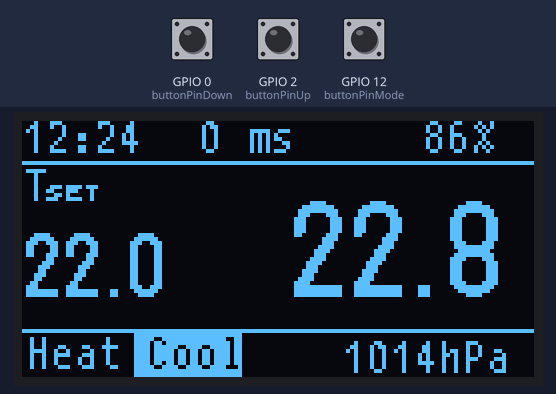
Recording of a sketch running on a simulated ESP32. On the bench: 128×64 one-colour display. Inputs (shaded band) come from the test bench; at power-on: GPIO 0 (buttonPinDown) HIGH, GPIO 2 (buttonPinUp) HIGH, GPIO 12 (buttonPinMode) HIGH.

Above: at 1.2 s.
1.3 s: GPIO 0 (buttonPinDown) pulled LOW for 0.15 s
At 3.0 s:
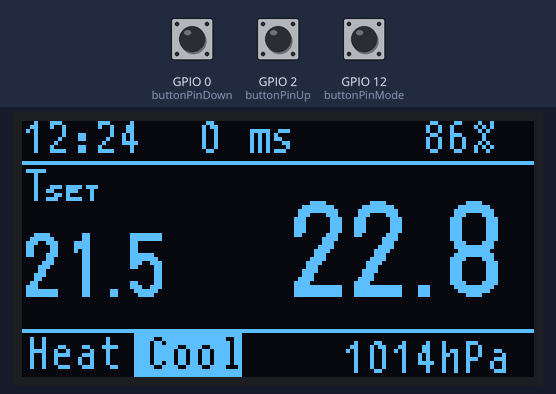
3.8 s: GPIO 2 (buttonPinUp) pulled LOW for 0.15 s
At 4.6 s:
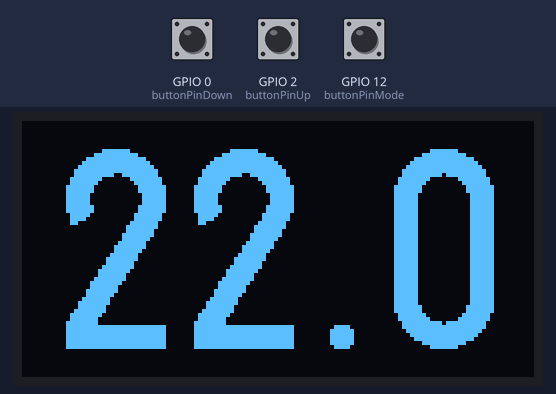
6.3 s: GPIO 12 (buttonPinMode) pulled LOW for 0.15 s
At 9.1 s:
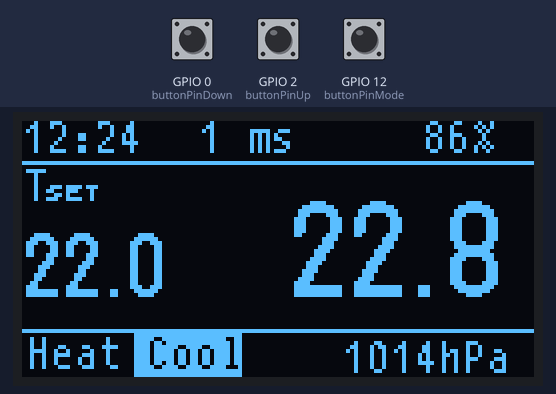
9.4 s: GPIO 2 (buttonPinUp) pulled LOW for 1 s
At 11.6 s:
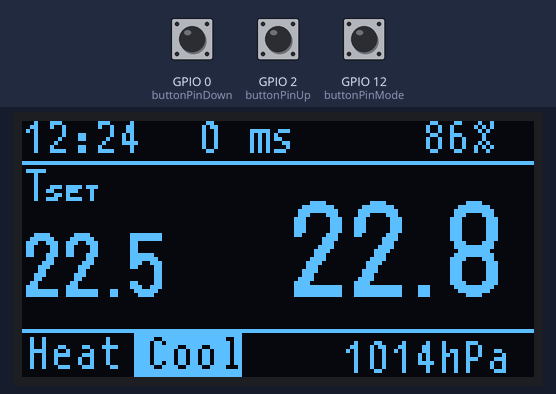
Timing chart, 0 to 13.1 s (numbered marks = the images above; inputs shaded):
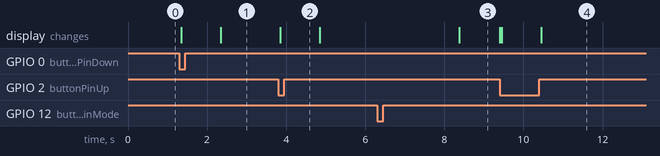

The sketch:

MP_SmartThermostat_v1_00.ino
```cpp
#include <Arduino.h>
#include <U8g2lib.h>

#include <Bounce2.h>


#ifdef U8X8_HAVE_HW_SPI
#include <SPI.h>
#endif
#ifdef U8X8_HAVE_HW_I2C
#include <Wire.h>
#endif

#define SDA 4
#define SCL 14

/*
  U8glib Example Overview:
    Frame Buffer Examples: clearBuffer/sendBuffer. Fast, but may not work with all Arduino boards because of RAM consumption
    Page Buffer Examples: firstPage/nextPage. Less RAM usage, should work with all Arduino boards.
    U8x8 Text Only Example: No RAM usage, direct communication with display controller. No graphics, 8x8 Text only.

  This is a page buffer example.
*/

// Please UNCOMMENT one of the contructor lines below
// U8g2 Contructor List (Picture Loop Page Buffer)
// The complete list is available here: https://github.com/olikraus/u8g2/wiki/u8g2setupcpp
// Please update the pin numbers according to your setup. Use U8X8_PIN_NONE if the reset pin is not connected
//U8G2_NULL u8g2(U8G2_R0);	// null device, a 8x8 pixel display which does nothing
//U8G2_SSD1306_128X64_NONAME_1_4W_SW_SPI u8g2(U8G2_R0, /* clock=*/ 13, /* data=*/ 11, /* cs=*/ 10, /* dc=*/ 9, /* reset=*/ 8);
//U8G2_SSD1306_128X64_NONAME_1_4W_HW_SPI u8g2(U8G2_R0, /* cs=*/ 12, /* dc=*/ 4, /* reset=*/ 6);	// Arduboy (Production, Kickstarter Edition)
//U8G2_SSD1306_128X64_NONAME_1_4W_HW_SPI u8g2(U8G2_R0, /* cs=*/ 10, /* dc=*/ 9, /* reset=*/ 8);
//U8G2_SSD1306_128X64_NONAME_1_3W_SW_SPI u8g2(U8G2_R0, /* clock=*/ 13, /* data=*/ 11, /* cs=*/ 10, /* reset=*/ 8);
//U8G2_SSD1306_128X64_NONAME_1_HW_I2C u8g2(U8G2_R0, /* reset=*/ U8X8_PIN_NONE);
//U8G2_SSD1306_128X64_ALT0_1_HW_I2C u8g2(U8G2_R0, /* reset=*/ U8X8_PIN_NONE);   // same as the NONAME variant, but may solve the "every 2nd line skipped" problem
//U8G2_SSD1306_128X64_NONAME_1_SW_I2C u8g2(U8G2_R0, /* clock=*/ 13, /* data=*/ 11, /* reset=*/ 8);
//U8G2_SSD1306_128X64_NONAME_1_SW_I2C u8g2(U8G2_R0, /* clock=*/ SCL, /* data=*/ SDA, /* reset=*/ U8X8_PIN_NONE);   // All Boards without Reset of the Display
//U8G2_SSD1306_128X64_NONAME_1_SW_I2C u8g2(U8G2_R0, /* clock=*/ 16, /* data=*/ 17, /* reset=*/ U8X8_PIN_NONE);   // ESP32 Thing, pure SW emulated I2C
//U8G2_SSD1306_128X64_NONAME_1_HW_I2C u8g2(U8G2_R0, /* reset=*/ U8X8_PIN_NONE, /* clock=*/ 16, /* data=*/ 17);   // ESP32 Thing, HW I2C with pin remapping
//U8G2_SSD1306_128X64_NONAME_1_6800 u8g2(U8G2_R0, 13, 11, 2, 3, 4, 5, 6, A4, /*enable=*/ 7, /*cs=*/ 10, /*dc=*/ 9, /*reset=*/ 8);
//U8G2_SSD1306_128X64_NONAME_1_8080 u8g2(U8G2_R0, 13, 11, 2, 3, 4, 5, 6, A4, /*enable=*/ 7, /*cs=*/ 10, /*dc=*/ 9, /*reset=*/ 8);
//U8G2_SSD1306_128X64_VCOMH0_1_4W_HW_SPI u8g2(U8G2_R0, /* cs=*/ 10, /* dc=*/ 9, /* reset=*/ 8);	// same as the NONAME variant, but maximizes setContrast() range
//U8G2_SSD1306_128X64_ALT0_1_4W_HW_SPI u8g2(U8G2_R0, /* cs=*/ 10, /* dc=*/ 9, /* reset=*/ 8);	// same as the NONAME variant, but may solve the "every 2nd line skipped" problem
//U8G2_SH1106_128X64_NONAME_1_4W_HW_SPI u8g2(U8G2_R0, /* cs=*/ D8, /* dc=*/ D2, /* reset=*/ D1);
U8G2_SH1106_128X64_NONAME_F_HW_I2C u8g2(U8G2_R2, /* reset=*/ U8X8_PIN_NONE, /* clock=*/ SCL, /* data=*/ SDA);
//U8G2_SH1106_128X64_NONAME_1_HW_I2C u8g2(U8G2_R0, /* reset=*/ U8X8_PIN_NONE);
//U8G2_SH1106_128X64_VCOMH0_1_4W_HW_SPI u8g2(U8G2_R0, /* cs=*/ 10, /* dc=*/ 9, /* reset=*/ 8);		// same as the NONAME variant, but maximizes setContrast() range
//U8G2_SH1106_128X64_WINSTAR_1_4W_HW_SPI u8g2(U8G2_R0, /* cs=*/ 10, /* dc=*/ 9, /* reset=*/ 8);		// same as the NONAME variant, but uses updated SH1106 init sequence
//U8G2_SH1106_72X40_WISE_1_4W_HW_SPI u8g2(U8G2_R0, /* cs=*/ 10, /* dc=*/ 9, /* reset=*/ 8);


// End of constructor list


#define SUN	0
#define SUN_CLOUD  1
#define CLOUD 2
#define RAIN 3
#define THUNDER 4


Bounce debouncerUp = Bounce();
Bounce debouncerDown = Bounce();
Bounce debouncerMode = Bounce();

int buttonPinUp = 2;
int buttonPinDown = 0;
int buttonPinMode = 12;
int buttonPinEsc = 13;
int debaunceTime = 20;

int packet;
int voltage;


void setup(void)
{
  u8g2.begin();
  u8g2.enableUTF8Print();
  pinMode(buttonPinMode, INPUT_PULLUP);
  pinMode(buttonPinUp, INPUT_PULLUP);
  pinMode(buttonPinDown, INPUT_PULLUP);
  debouncerUp.attach(buttonPinUp);
  debouncerDown.attach(buttonPinDown);
  debouncerMode.attach(buttonPinMode);
  debouncerUp.interval(debaunceTime);
  debouncerDown.interval(debaunceTime);
  debouncerMode.interval(debaunceTime);


  updateDisplay();
}

unsigned long lastMillis, startMillis, buttonMillis, currentMillis, lastUpdateDisplay;
int degree = 0;
int lastDegree = 9;
float actTemp = 22.75;
float setTemp = 22.0;
bool lastButtonUp, lastButtonDown, lastButtonMode;
bool stateButtonUp, stateButtonDown, stateButtonMode;
bool displayOn=0;

void updateDisplay()
{
  u8g2.firstPage();
  do {
    u8g2.setFont(u8g2_font_t0_11_tf);
    u8g2.drawStr(0,8,"12:24");

    u8g2.setCursor(100, 8);
    u8g2.print("86%");

    u8g2.setCursor(80, 63);
    u8g2.print("1014hPa");

    u8g2.setCursor(0, 20);
    u8g2.print("T");
    u8g2.setFont(u8g2_font_u8glib_4_tf);
    u8g2.print("SET ");

    u8g2.setFont(u8g2_font_logisoso16_tf);
    u8g2.setCursor(0, 44);
    u8g2.print(setTemp, 1);

    u8g2.setFont(u8g2_font_t0_11_tf);
    u8g2.setCursor(44, 8);
    u8g2.print(lastMillis);
    u8g2.print(" ms");    // requires enableUTF8Print()

    u8g2.drawHLine(0, 10, 130);
    u8g2.drawHLine(0, 52, 130);
    u8g2.setFont(u8g2_font_logisoso24_tf);
    u8g2.setCursor(66, 44);
    u8g2.print(actTemp, 1);
    //u8g2.print("°C");    // requires enableUTF8Print()

    u8g2.setFont(u8g2_font_t0_11_tf);
    u8g2.setCursor(1, 62);

//    u8g2.setFontMode(1);    // 0=solid, 1=transparent
    if(actTemp>setTemp)
    {
      u8g2.drawBox(28,53,27,11);
      u8g2.setFontMode(1);
      u8g2.setDrawColor(2);
      u8g2.print("Heat Cool");
    }
    else
    {
      u8g2.drawBox(0,53,27,11);
      u8g2.setFontMode(1);
      u8g2.setDrawColor(2);
      u8g2.print("Heat Cool");
    }

    degree++;
  } while ( u8g2.nextPage() );

}

void updateSetpoint()
{
  u8g2.firstPage();
  do
  {
    u8g2.setFont(u8g2_font_logisoso50_tf);
    u8g2.setCursor(7, 57);
    u8g2.print(setTemp, 1);
  } while ( u8g2.nextPage() );
    //PJON
  voltage = (int)setTemp * 10;
  char content[3] = {'V', voltage >> 8, voltage & 0xFF};
}

void loop(void)
{
  if (debouncerUp.update())
  {
    // Get the update value.
    stateButtonUp = debouncerUp.read();
    // Send in the new value.
    if(stateButtonUp == LOW)
    {
      buttonMillis=millis();
      if(displayOn)
      {
        setTemp += 0.5;
        updateSetpoint();
      }
    }
  }
  if (debouncerDown.update())
  {
    // Get the update value.
    stateButtonDown = debouncerDown.read();
    // Send in the new value.
    if(stateButtonDown == LOW)
    {
      buttonMillis=millis();
      if(displayOn)
      {
        setTemp -= 0.5;
        updateSetpoint();
      }
    }
  }
  if (debouncerMode.update())
  {
    // Get the update value.
    stateButtonMode = debouncerMode.read();
    // Send in the new value.
    if(stateButtonMode == LOW)
    {
      buttonMillis=millis();
    }
  }

  startMillis = millis();
  degree = 0;


  lastDegree = degree;
  lastMillis = millis() - startMillis;

  if(millis() - buttonMillis > 10000)
  {
    if(displayOn)
    {
      u8g2.setPowerSave(1);
      displayOn = 0;
    }
  }
  else
  {
    if(!displayOn)
    {
      u8g2.setPowerSave(0);
      displayOn = 1;
    }
  }
  if(millis() - buttonMillis > 1000 && millis() - lastUpdateDisplay > 1000 && displayOn)
  {
    updateDisplay();
    lastUpdateDisplay = millis();
  }

}
```

Measured:
- after the input at 1.3 s, the display: first changes after 0.05 s (image 1 shows a later state)
- after the input at 3.8 s, the display: changes after 0.05 s (image 2)
- after the input at 6.3 s, the display: changes after 2.1 s (image 3)
- after the input at 9.4 s, the display: first differs from a run without the input after 0.05 s (image 4 shows a later state)
